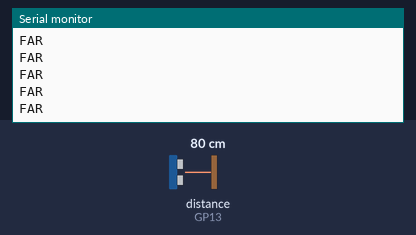
This sketch was run on a simulated Raspberry Pi Pico. On the bench: the last lines printed to the serial monitor. Wiring (inferred from the names in the program): ultrasonic range finder: trigger GP12; echo GP13. The inputs (shaded band) are chosen by the test bench; at power-on: distance to the obstacle (sensor on GP13) 80 cm. The echo pulse lasts 58.3 µs per cm.

Above: at 1.2 s.
1.3 s: distance to the obstacle (sensor on GP13) set to 54 cm
2.8 s: distance to the obstacle (sensor on GP13) set to 47 cm
At 2.96 s:
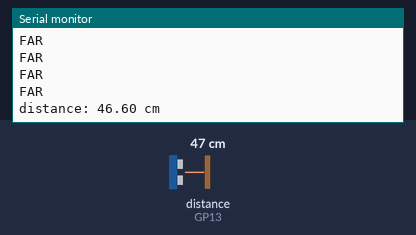
4.7 s: distance to the obstacle (sensor on GP13) set to 12 cm
At 4.76 s:
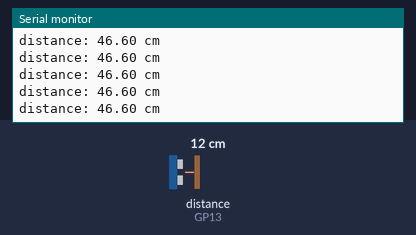
6.2 s: distance to the obstacle (sensor on GP13) set to 9 cm
At 6.36 s:
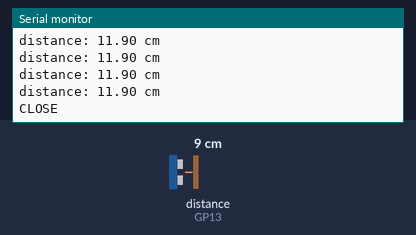

The sketch:

sensor_distance_50.ino
```cpp
// snippet: sensor_distance_50
// tags: distance, hcsr04, ultrasonic, trigger, echo
// boards: avr, esp32, megaavr, nano33iot, romi32u4, rp2040
// library: none
// description: HC-SR04 distance alarm on pins 12/13
// prompts: hc-sr04, distance, alarm, 12/13, declare, float
// verified: compile-only
// source: kd-generated (id 50)
// exact-include: Arduino.h

#include <Arduino.h>

const int TRIG_PIN = 12;
const int ECHO_PIN = 13;
float dist = 0.0;
unsigned long trigTime = 0;

void setup() {
  Serial.begin(9600);
  pinMode(TRIG_PIN, OUTPUT);
  pinMode(ECHO_PIN, INPUT);
}

void loop() {
  unsigned long now = millis();
  if (now - trigTime >= 200) {
    trigTime = now;
    digitalWrite(TRIG_PIN, LOW);
    delayMicroseconds(2);
    digitalWrite(TRIG_PIN, HIGH);
    delayMicroseconds(10);
    digitalWrite(TRIG_PIN, LOW);
    long duration = pulseIn(ECHO_PIN, HIGH, 30000);  // echo pulse width in us
    if (duration > 0) {
      dist = duration * 0.034 / 2.0;
    }
    if (dist < 10.0) Serial.println("CLOSE");
    else if (dist > 50.0) Serial.println("FAR");
    else { Serial.print("distance: "); Serial.print(dist); Serial.println(" cm"); }
  }
}
```

Measured:
- the behaviour switches between 51 and 50 cm on distance to the obstacle (sensor on GP13) (found by bisection; images 0 and 1)
- the behaviour switches between 11 and 10 cm on distance to the obstacle (sensor on GP13) (found by bisection; images 2 and 3)
- after the input at 2.8 s, the serial monitor: prints a new line at once (image 1)
- after the input at 6.2 s, the serial monitor: prints a new line at once (image 3)
